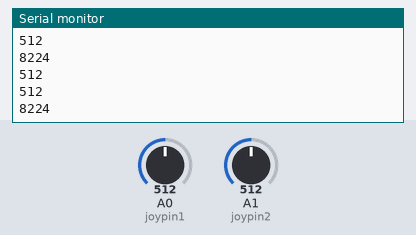
Simulated run of this sketch. Board: Arduino Uno, built with avr-gcc and run on an emulated ATmega328P. Parts: the last lines printed to the serial monitor. The test bench sets the inputs (shaded band); at power-on: A0 (joypin1) = 512, A1 (joypin2) = 512.

Above: at 1.8 s.
1.9 s: A0 (joypin1) set to 716
At 2.5 s:
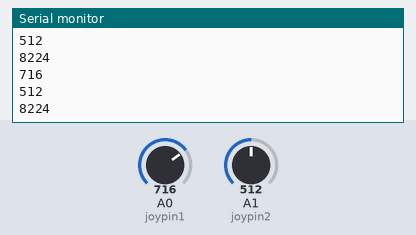
3.4 s: A1 (joypin2) set to 306
At 4.7 s:
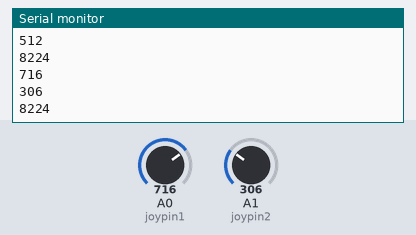
4.9 s: A0 (joypin1) set to 900
At 5.8 s:
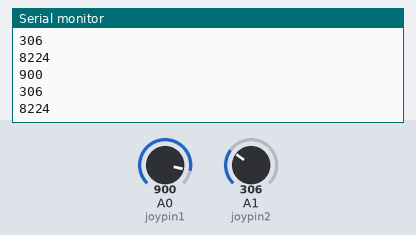
6.4 s: A1 (joypin2) set to 122
At 7.7 s:
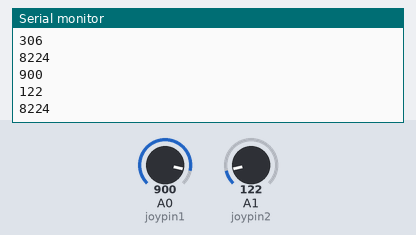
Timing chart, 0 to 8.9 s (numbered marks = the images above; inputs shaded):
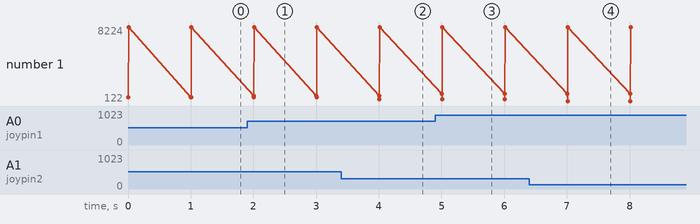

Measured:
- after the input at 1.9 s, the serial monitor: prints a new line after 0.10 s (image 1)
- after the input at 3.4 s, the serial monitor: prints a new line after 0.61 s (image 2)
- after the input at 4.9 s, the serial monitor: prints a new line after 0.10 s (image 3)
- after the input at 6.4 s, the serial monitor: prints a new line after 0.61 s (image 4)

The sketch:

data_gathering.ino
```cpp
int value1 = 0;
int value2 = 0;
int joypin1 = A0;
int joypin2 = A1;
void setup() {
  // put your setup code here, to run once:
Serial.begin(9600);
}

void loop() {
  // put your main code here, to run repeatedly:
value1 = analogRead(joypin1);
//delay(100);
value2 = analogRead(joypin2);
Serial.println(value1);
Serial.println(value2);
Serial.println('         ');

delay(1000);
}
```
